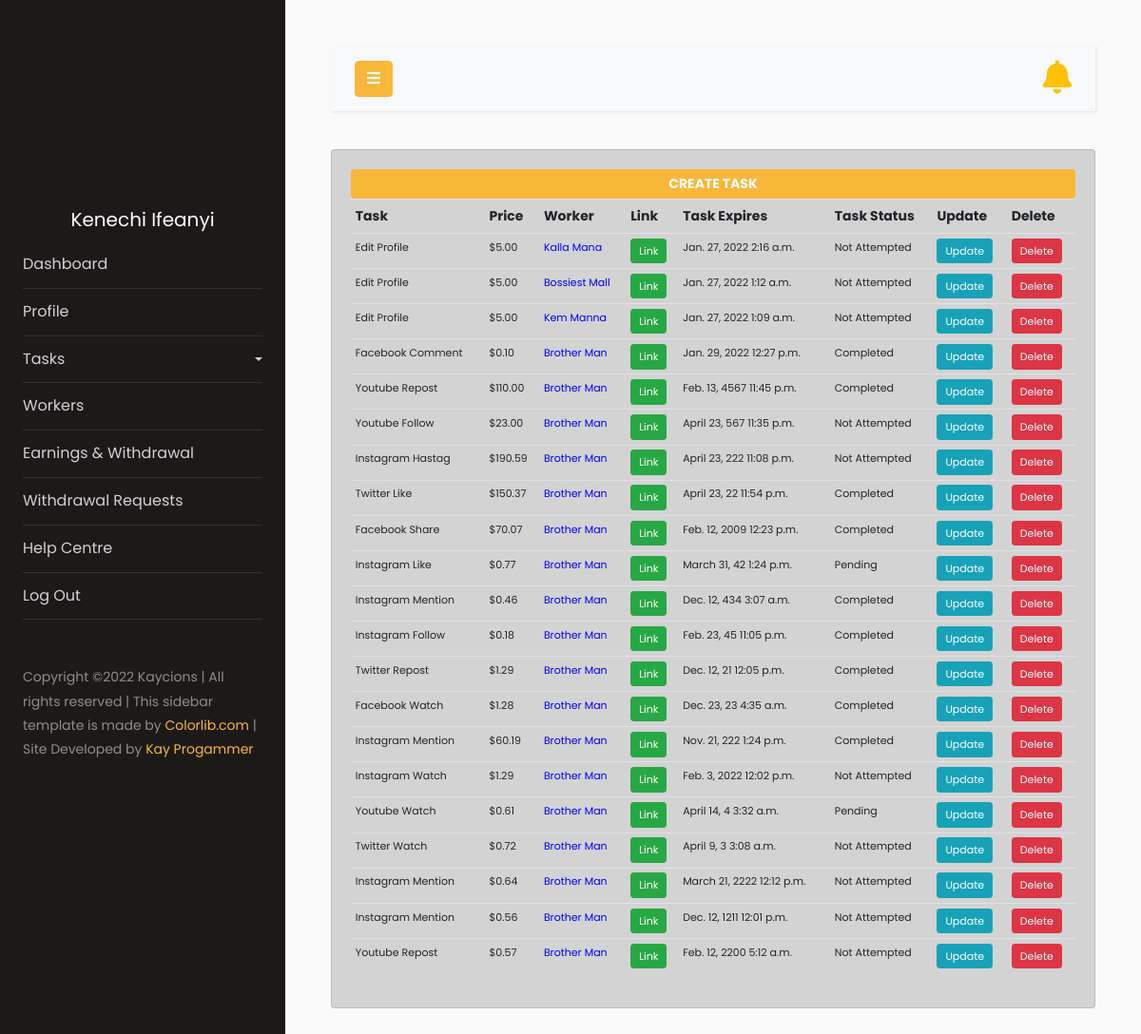
The app's page /tasks/ (signed in) with its own data.
### task/models.py (models this page shows, shortened)
class User(AbstractUser):
    username = None
    first_name = None
    last_name = None
    USERNAME_FIELD = 'email'
    terms_confirmed = models.BooleanField(null=False, blank=False, default=True)
    email = models.EmailField(_('email address'), max_length=40, help_text='Email', null=True, unique=True)
    full_name = models.CharField(max_length=40, help_text='Full name', null=True)
    is_email_verified = models.BooleanField(default=False, null=True, blank=True)
    REQUIRED_FIELDS = []
    objects = CustomUserManager()

class Worker(models.Model):
    user = models.OneToOneField(settings.AUTH_USER_MODEL, null=True, blank=False, on_delete=models.CASCADE)
    full_name = models.CharField(max_length=40, help_text='Full name', null=True)
    email = models.EmailField(max_length=40, help_text='Email', null=True, unique=True)
    facebook_id = models.CharField(max_length=30, help_text='Facebook ID', null=True, unique=True)
    twitter_id = models.CharField(max_length=30, help_text='Twitter ID', null=True, unique=True)
    instagram_id = models.CharField(max_length=30, help_text='Instagram ID', null=True, unique=True)
    youtube_id = models.EmailField(max_length=40, help_text='Youtube ID', null=True, unique=True)
    paypal_address = models.EmailField(max_length=100, help_text='Paypal Address', null=True, unique=True)
    avatar = models.ImageField(upload_to='avatars/', null=True, blank=True)
    code = models.CharField(max_length=60, blank=True)
    recommended_by = models.ForeignKey(User, on_delete=models.CASCADE, blank=True, null=True, related_name='ref_by')
    date_created = models.DateTimeField(default=today)
    updated = models.DateTimeField(auto_now=True)
    def __str__(self):
        return str(self.full_name)
    @property
    def imageURL(self):
        try:
            url = self.avatar.url
        except:
            url = "https://res.cloudinary.com/kay-development/image/upload/v1643036318/avatars/pro_wqmqw5.png"
        return url

class Task(models.Model):
    CATEGORY = (
        ('Facebook', 'Facebook'),
        ('Twitter', 'Twitter'),
        ('Instagram', 'Instagram'),
        ('Youtube', 'Youtube'),
    )
    CATEGORY_2 = (
        ('Like', 'Like'),
        ('Share', 'Share'),
        ('Comment', 'Comment'),
        ('Mention', 'Mention'),
        ('Follow', 'Follow'),
        ('Repost', 'Repost'),
        ('Hastag', 'Hashtag'),
        ('Watch', 'Watch'),
        ('Re-tweet', 'Re-tweet'),
        ('Suscribe', 'Suscribe'),
        ('Like & Comment', 'Like & Comment'),
    )
    category = models.CharField(max_length=200, null=True, choices=CATEGORY)
    category_2 = models.CharField(max_length=200, null=True, choices=CATEGORY_2)
    description = models.TextField(max_length=300, null=True)
    date_created = models.DateTimeField(auto_now_add=True)
    updated = models.DateTimeField(auto_now=True)
    price = models.DecimalField(max_digits=7, decimal_places=2, null=True)
    link = models.URLField(max_length=500, null=True)
    task_expiry_date = models.DateField(default=f, null=True)
    task_expiry_time = models.TimeField(default=today, null=True)
    worker = models.ForeignKey(Worker, related_name='tasks', on_delete=models.CASCADE, null=True, blank=True)
    pending = models.BooleanField(default=False, null=True, blank=True)
    completed = models.BooleanField(default=False, null=True, blank=True)
    disapproved = models.BooleanField(default=False, null=True, blank=True)
    who_updated = models.CharField(max_length=100, null=True, blank = True)
    class Meta:
        ordering = ['-date_created']

### task/decorators.py (the view)
    def wrapper_function(request, *args, **kwargs):
        group = None
        if request.user.groups.exists():
            group = request.user.groups.all()[0].name
        if group == 'worker':
            return redirect('user-page')
        if group == 'admin':
            return view_func(request, *args, **kwargs)

### task/templatetags/custom_tags.py (called while the page is built)
@register.inclusion_tag('task/show_notifications.html', takes_context=True)
def show_notifications(context):
    request_user = context['request'].user
    if not request_user.is_staff:
        worker = Worker.objects.filter(user__is_staff=False).get(user=request_user)
        notifications = Notification.objects.filter(to_worker=worker).exclude(admin__isnull=False).exclude(worker_has_seen=True).order_by('-date')
    else:
        admin = Worker.objects.filter(user__is_staff=True).get(user=request_user)
        notifications = Notification.objects.filter(admin=admin).exclude(worker_has_seen=True).order_by('-date')
    not_count = notifications.count()
    return {'notifications': notifications, 'nc':not_count}

### task/views.py (called while the page is built)
@admin_only
def tasks(request):
    tasks = Task.objects.all().order_by('-date_created')
    context = {'tasks':tasks}
    return render(request, 'task/tasks.html', context)

### task/templates/task/tasks.html (shortened to what this page needs)
{% extends 'task/sidmain.html' %}
{% load static %}
{% block content %}
    <div class="row" style="margin-top:30px;">
        <div class="col">
            <div class="card card-body" style="background-color:lightgrey;">
                <button type="button" class="btn btn-primary btn-sm btn-block js-create-task" data-url="{% url 'create_task' %}" style="font-weight:bold;">CREATE TASK</button>
                <div class="table-responsive">
                  <table class="table table-sm" id="task-table">
                      {% include 'task/partial_task_list.html' %}
                  </table>
                </div>
            </div>
        </div>
    </div>
{% endblock %}

### task/templates/task/sidmain.html (shortened to what this page needs)
{% load static %}
{% load custom_tags %}
<!doctype html>
<html lang="en">
  <head>
		<link rel="stylesheet" href="{% static 'css/side_style.css' %}?{% now "U" %}">
    <link rel="stylesheet" href="https://cdn.jsdelivr.net/npm/sweetalert2@10.10.1/dist/sweetalert2.min.css">
    <link rel="stylesheet" href="https://use.fontawesome.com/releases/v5.12.1/css/all.css">
  </head>
  <body>
		<div class="wrapper d-flex align-items-stretch">
			<nav id="sidebar">
				<div class="p-4 pt-5 ">
		  		<a onclick="window.location='{{user.worker.imageURL}}'" class="img logo rounded-circle mb-5" style="cursor: pointer; background-image: url({{user.worker.imageURL}}); background-position: top;"></a>
          <h5 class="dispname" style="text-align: center; color: white;">{{user.worker.full_name|capfirst}}</h5>
	        <ul class="list-unstyled components mb-5">
              {% url 'dashboard' as dashboard_url %}
	          <li {% if request.path == dashboard_url %}class="active"{% endif %}>
	            <a href="{% url 'dashboard' %}" >Dashboard</a>
	          </li>
	          {% url 'profile' as profile_url %}
            <li {% if request.path == profile_url %}class="active"{% endif %}>
	              <a href="{% url 'profile' %}">Profile</a>
	          </li>
	          <li>
              <a href="#pageSubmenu" data-toggle="collapse" aria-expanded="false" class="dropdown-toggle">{% if user.is_staff %}Tasks{% else %}My Tasks{% endif %}</a>
	          </li>
            {% if user.is_staff %}
            {% url 'workers' as workers_urlll %}
	          <li {% if request.path == workers_urlll %}class="active"{% endif %}>
              <a href="{% url 'workers' %}">Workers</a>
	          </li>
            {% endif %}
            {% url 'withdrawal' as withdrawal_url %}
	          <li {% if request.path == withdrawal_url %}class="active"{% endif %}>
              <a href="{% url 'withdrawal' %}">Earnings & Withdrawal</a>
	          </li>
            {% if user.is_staff %}
            {% url 'withdrawalrequests' as withdrawalrequests_url %}
            <li {% if request.path == withdrawalrequests_url %}class="active"{% endif %}>
              <a href="{% url 'withdrawalrequests' %}">Withdrawal Requests</a>
	          </li>
            {% endif %}
            {% url 'help_centre' as help_centre_url %}
            <li {% if request.path == help_centre_url %}class="active"{% endif %}>
              <a href="{% url 'help_centre' %}">Help Centre</a>
            </li>
            {% url 'logout' as logout_url %}
            <li {% if request.path == logout_url %}class="active"{% endif %}>
              <a href="{% url 'logout' %}">Log Out</a>
            </li>
	        </ul>
	        <div class="footer">
	        	<p>
						  Copyright &copy; Kaycions | All rights reserved | This sidebar template is made  by <a href="https://colorlib.com" target="_blank">Colorlib.com</a> |
              Site Developed by <a target="_blank" href="https://wa.me/2348095602320">Kay Progammer</a>
						  </p>
	        </div>
	      </div>
    	</nav>
        <div id="content" class="p-4 p-md-5">
            <nav class="navbar navbar-expand-lg navbar-light bg-light">
            <div class="container-fluid">
                <button type="button" id="sidebarCollapse" class="btn btn-primary">
                <i class="fa fa-bars"></i>
                </button>
                {% show_notifications %}
            </div>
            </nav>
            {% block content %}
            {% endblock %}
        </div>
    </div>
{% load sweetify %}
  </body>
</html>

### task/templates/task/partial_task_list.html
<tr>
  <th>Task</th>
  <th>Price</th>
  <th>Worker</th>
  <th>Link</th>
  <th>Task Expires</th>
  <th>Task Status</th>
  <th>Update</th>
  <th>Delete</th>
</tr>
{% for t in tasks %}
  <tr style="font-size: 11px;">
    <td>{{t.category}} {{t.category_2}}</td>
    <td>${{t.price|floatformat:2}}</td>
    <td><a style="color: blue;" href="{% url 'worker' t.worker.id %}">{{t.worker|capfirst}}</a></td>
    <td><a style="font-size: 11px;" class="btn btn-sm btn-success" href="{{t.link}}" target="_blank">Link</a></td>
    <td>{{t.task_expiry_date}} {{t.task_expiry_time}}</td>
    <td>
      {% if t.pending != False %}
        Pending
      {% else %}
        {% if t.completed != False %}
          Completed
        {% else %}
          Not Attempted
        {% endif %}
      {% endif %}
  </td>
    <td><button style="font-size: 11px;" type="button" class="btn btn-info btn-sm js-update-task" data-url="{% url 'update_task' t.id %}">Update</button></td>
    <td><button style="font-size: 11px;" type="button" class="btn btn-danger btn-sm js-delete-task" data-url="{% url 'delete_task' t.id %}"> Delete</button></td>
  </tr>
{% empty %}
  <tr>
    <td colspan="8" class="text-center">No task</td>
  </tr>
{% endfor %}

### records on screen
User: worker.full_name "Kenechi Ifeanyi"
Task: category "Edit", category_2 "Profile", price "5.00", worker "Kalla Mana", task_expiry_date "Jan. 27, 2022", task_expiry_time "2:16 a.m.", pending "Not Attempted"
Task: category "Edit", category_2 "Profile", price "5.00", worker "Bossiest Mall", task_expiry_date "Jan. 27, 2022", task_expiry_time "1:12 a.m.", pending "Not Attempted"
Task: category "Edit", category_2 "Profile", price "5.00", worker "Kem Manna", task_expiry_date "Jan. 27, 2022", task_expiry_time "1:09 a.m.", pending "Not Attempted"
Task: category "Facebook", category_2 "Comment", price "0.10", worker "Brother Man", task_expiry_date "Jan. 29, 2022", task_expiry_time "12:27 p.m.", pending "Completed"
Task: category "Youtube", category_2 "Repost", price "110.00", worker "Brother Man", task_expiry_date "Feb. 13, 4567", task_expiry_time "11:45 p.m.", pending "Completed"
Task: category "Youtube", category_2 "Follow", price "23.00", worker "Brother Man", task_expiry_date "April 23, 567", task_expiry_time "11:35 p.m.", pending "Not Attempted"
Task: category "Instagram", category_2 "Hastag", price "190.59", worker "Brother Man", task_expiry_date "April 23, 222", task_expiry_time "11:08 p.m.", pending "Not Attempted"
Task: category "Twitter", category_2 "Like", price "150.37", worker "Brother Man", task_expiry_date "April 23, 22", task_expiry_time "11:54 p.m.", pending "Completed"
Task: category "Facebook", category_2 "Share", price "70.07", worker "Brother Man", task_expiry_date "Feb. 12, 2009", task_expiry_time "12:23 p.m.", pending "Completed"
Task: category "Instagram", category_2 "Like", price "0.77", worker "Brother Man", task_expiry_date "March 31, 42", task_expiry_time "1:24 p.m.", pending "Pending"
Task: category "Instagram", category_2 "Mention", price "0.46", worker "Brother Man", task_expiry_date "Dec. 12, 434", task_expiry_time "3:07 a.m.", pending "Completed"
Task: category "Instagram", category_2 "Follow", price "0.18", worker "Brother Man", task_expiry_date "Feb. 23, 45", task_expiry_time "11:05 p.m.", pending "Completed"
Task: category "Twitter", category_2 "Repost", price "1.29", worker "Brother Man", task_expiry_date "Dec. 12, 21", task_expiry_time "12:05 p.m.", pending "Completed"
Task: category "Facebook", category_2 "Watch", price "1.28", worker "Brother Man", task_expiry_date "Dec. 23, 23", task_expiry_time "4:35 a.m.", pending "Completed"
Task: category "Instagram", category_2 "Mention", price "60.19", worker "Brother Man", task_expiry_date "Nov. 21, 222", task_expiry_time "1:24 p.m.", pending "Completed"
Task: category "Instagram", category_2 "Watch", price "1.29", worker "Brother Man", task_expiry_date "Feb. 3, 2022", task_expiry_time "12:02 p.m.", pending "Not Attempted"
Task: category "Youtube", category_2 "Watch", price "0.61", worker "Brother Man", task_expiry_date "April 14, 4", task_expiry_time "3:32 a.m.", pending "Pending"
Task: category "Twitter", category_2 "Watch", price "0.72", worker "Brother Man", task_expiry_date "April 9, 3", task_expiry_time "3:08 a.m.", pending "Not Attempted"
Task: category "Instagram", category_2 "Mention", price "0.64", worker "Brother Man", task_expiry_date "March 21, 2222", task_expiry_time "12:12 p.m.", pending "Not Attempted"
Task: category "Instagram", category_2 "Mention", price "0.56", worker "Brother Man", task_expiry_date "Dec. 12, 1211", task_expiry_time "12:01 p.m.", pending "Not Attempted"
Task: category "Youtube", category_2 "Repost", price "0.57", worker "Brother Man", task_expiry_date "Feb. 12, 2200", task_expiry_time "5:12 a.m.", pending "Not Attempted"
